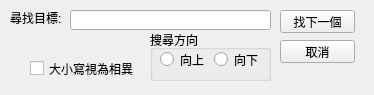
<?xml version="1.0" encoding="UTF-8"?>
<ui version="4.0">
 <class>Find</class>
 <widget class="QWidget" name="Find">
  <property name="geometry">
   <rect>
    <x>0</x>
    <y>0</y>
    <width>374</width>
    <height>95</height>
   </rect>
  </property>
  <property name="sizePolicy">
   <sizepolicy hsizetype="Fixed" vsizetype="Fixed">
    <horstretch>0</horstretch>
    <verstretch>0</verstretch>
   </sizepolicy>
  </property>
  <property name="windowTitle">
   <string>尋找</string>
  </property>
  <widget class="QLabel" name="label">
   <property name="geometry">
    <rect>
     <x>10</x>
     <y>10</y>
     <width>81</width>
     <height>16</height>
    </rect>
   </property>
   <property name="text">
    <string>尋找目標:</string>
   </property>
  </widget>
  <widget class="QLineEdit" name="txtName">
   <property name="geometry">
    <rect>
     <x>70</x>
     <y>10</y>
     <width>201</width>
     <height>20</height>
    </rect>
   </property>
  </widget>
  <widget class="QPushButton" name="btnFindNext">
   <property name="geometry">
    <rect>
     <x>280</x>
     <y>10</y>
     <width>75</width>
     <height>23</height>
    </rect>
   </property>
   <property name="text">
    <string>找下一個</string>
   </property>
  </widget>
  <widget class="QPushButton" name="btnCancel">
   <property name="geometry">
    <rect>
     <x>280</x>
     <y>40</y>
     <width>75</width>
     <height>23</height>
    </rect>
   </property>
   <property name="text">
    <string>取消</string>
   </property>
  </widget>
  <widget class="QGroupBox" name="groupBox">
   <property name="geometry">
    <rect>
     <x>150</x>
     <y>30</y>
     <width>121</width>
     <height>51</height>
    </rect>
   </property>
   <property name="title">
    <string>搜尋方向</string>
   </property>
   <widget class="QWidget" name="layoutWidget">
    <property name="geometry">
     <rect>
      <x>10</x>
      <y>20</y>
      <width>102</width>
      <height>19</height>
     </rect>
    </property>
    <layout class="QHBoxLayout" name="horizontalLayout">
     <item>
      <widget class="QRadioButton" name="rdoUp">
       <property name="text">
        <string>向上</string>
       </property>
      </widget>
     </item>
     <item>
      <widget class="QRadioButton" name="rdoDown">
       <property name="text">
        <string>向下</string>
       </property>
      </widget>
     </item>
    </layout>
   </widget>
  </widget>
  <widget class="QCheckBox" name="chkIgoneCase">
   <property name="geometry">
    <rect>
     <x>30</x>
     <y>60</y>
     <width>111</width>
     <height>17</height>
    </rect>
   </property>
   <property name="text">
    <string>大小寫視為相異</string>
   </property>
  </widget>
 </widget>
 <resources/>
 <connections/>
</ui>
